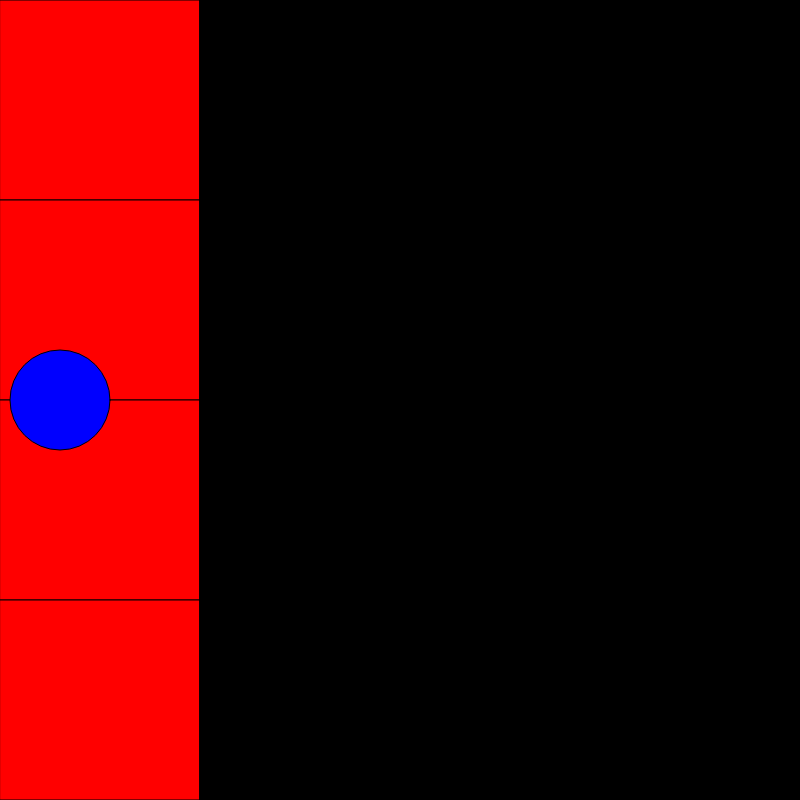
Frame 1 (no input)
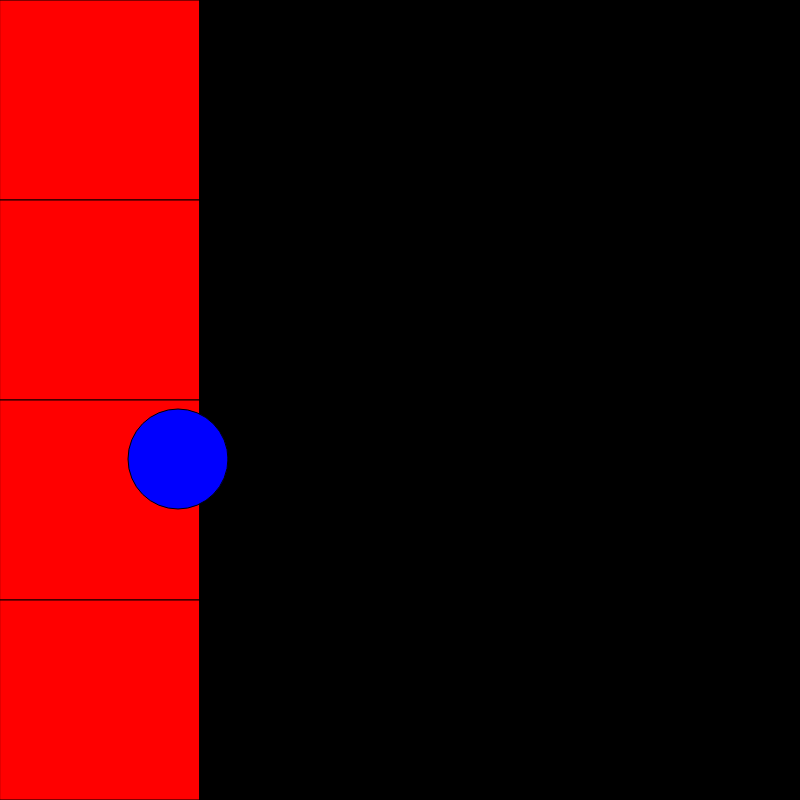
Frame 60 (no input)
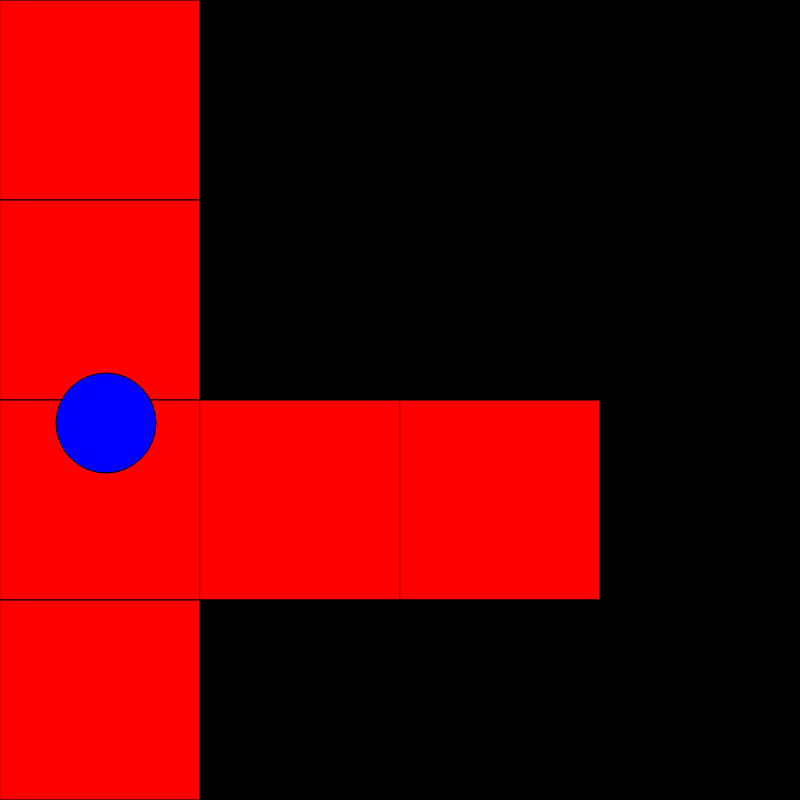
Frame 120 (the mouse pressed at the canvas centre since frame 60)

The p5.js sketch that drew these frames (run headless with seeded random() and noise() and a simulated clock; from frame 60 on, the mouse is pressed at the canvas centre):

// p5.js sketch
// ── sketch.js
// let g_2D = 
//     [
//       
//     ["0", "1", "1", "1", "1", "1", "1", "1", "1", "1"],
//     ["0", "0", "1", "0", "0", "0", "0", "0", "0", "0"],
//     ["0", "0", "0", "0", "0", "0", "0", "0", "0", "0"], 
// 	["0", "0", "0", "0", "0", "0", "0", "0", "0", "0"],
// 	["0", "0", "0", "0", "0", "0", "0", "0", "0", "0"],
//     ["0", "0", "0", "0", "0", "0", "0", "0", "0", "0"],
//     ["0", "0", "0", "0", "0", "0", "0", "0", "0", "0"],
//     ["0", "0", "0", "0", "0", "0", "0", "0", "0", "0"], 
// 	["0", "0", "0", "0", "0", "0", "0", "0", "0", "0"],
// 	["0", "0", "1", "1", "1", "1", "1", "0", "0", "0"],
//     ];

let g_2D = 
    [
      
    ["0", "1", "1", "1"], 
    ["0", "1", "1", "1"], 
    ["0", "1", "1", "1"], 
    ["0", "1", "1", "1"]
    ];

let columns = 10;
let rows = 10;
let tileSize;
let px = 0;
let py = 0;
let rotation = 0;

let x = 200;
let y = 200;

let speedX = 3;
let speedY = 5;
   
let ballPos;
let ballVel;

let grid = [[]];

function setup() {
  	createCanvas(800, 800);
	columns = g_2D.length;
	rows = columns;
	tileSize = createVector(width / columns, height / rows);
	ballPos = createVector(60, height/2);
	ballVel = createVector(2, 1);
}

function draw() {
	let mCoord = createVector(floor(mouseX / tileSize.x), floor(mouseY / tileSize.y));
	let ePos = createVector(floor(ballPos.x / tileSize.x), floor(ballPos.y / tileSize.y));

  	background(220);
  
  	if (rotation == 0)
    	draw_grid(tileSize.x, tileSize.y, mCoord.x, mCoord.y);
  	else if (rotation == 1)
    	draw_grid_90(tileSize.x, tileSize.y, mCoord.x, mCoord.y);
  	else if (rotation == 2)
    	draw_grid_180(tileSize.x, tileSize.y, mCoord.x, mCoord.y);
  	else if (rotation == 3)
    	draw_grid_270(tileSize.x, tileSize.y, mCoord.x, mCoord.y)
	
	fill(0, 0, 255);
	ellipse(ballPos.x, ballPos.y, tileSize.x/2, tileSize.y/2);
	
	ballPos.add(ballVel);
	let value = g_2D[ePos.y][ePos.x];

	if (value == "1")
		ballVel.mult(-1);
	if (ballPos.x > width || ballPos.x < 0 || ballPos.y > height || ballPos.y < 0)
		ballVel.mult(-1);
	if (ePos.x >= 0 && ePos.x < columns && ePos.y >= 0 && ePos.y < rows)
		g_2D[ePos.y][ePos.x] = "0";	
}

function draw_grid(tw, th, mcx, mcy)
{
  if (mouseIsPressed)
    g_2D[mcy][mcx] = "0";
    for (let x = 0; x < columns; x++)
    {
      for (let y = 0; y < rows; y++)
        {
          
          if (g_2D[y][x] == 0)
          {
            fill(255, 0, 0);
            rect(x * tw, y * th, tw, th);
          }
          else
          {
            fill(0);
            rect(x * tw, y * th, tw, th);
          }
        }
    }

}

function draw_grid_90(tw, th, mcx, mcy)
{
  let x = 0;
  let y = 0;
  let mcx90 = (columns -1) - mcx;
  if (mouseIsPressed)
    g_2D[mcx90][mcy] = "0";
    for (let i = 0; i < columns; i++)
    {
      for (let j = rows -1; j >= 0; j--)
        {
          if (g_2D[j][i] == 0)
          {
            fill(255, 0, 0);
            rect(x * tw, y * th, tw, th);
          }
          else
          {
            fill(0);
            rect(x * tw, y * th, tw, th);
          } x++; }
      x = 0;
      y++;
    }
}

function draw_grid_180(tw, th, mcx, mcy)
{
  let x = 0;
  let y = 0;
  let mcy180 = (rows -1) - mcy;
  let mcx180 = (columns -1) - mcx;
  if (mouseIsPressed)
     g_2D[mcy180][mcx180] = "0";
    for (let i = columns -1; i >= 0; i--)
    {
      for (let j = rows -1; j >= 0; j--)
        {
          if (g_2D[i][j] == 0)
          {
            fill(255, 0, 0);
            rect(x * tw, y * th, tw, th);
          }
          else
          {
            fill(0);
            rect(x * tw, y * th, tw, th);
          }
          x++;
        }
      x = 0;
      y++;
    }
}

function draw_grid_270(tw, th, mcx, mcy)
{
  let x = 0;
  let y = 0;
  let mcy270 = mcx;
  let mcx270 = (columns -1) - mcy;
  if (mouseIsPressed)
    g_2D[mcy270][mcx270] = "0";
    for (let i = columns - 1; i >= 0; i--)
    {
      for (let j = 0; j <= rows - 1; j++)
        {
          if (g_2D[j][i] == 0)
          {
            fill(255, 0, 0);
            rect(x * tw, y * th, tw, th);
          }
          else
          {
            fill(0);
            rect(x * tw, y * th, tw, th);
          }
          x++;
        }
      x = 0;
      y++;
    }
}

function keyPressed() {
  if (keyCode == 75)
	rotation = 0;
  else if (keyCode == 76)
	rotation = 1;
  else if (keyCode == 74)
	rotation = 2;
  else if (keyCode == 72)
    rotation = 3;
}
